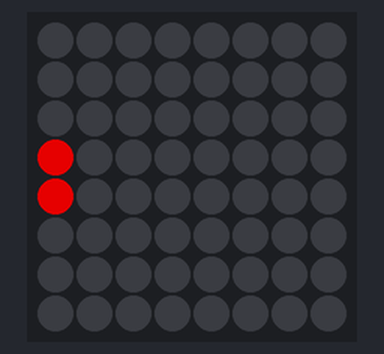
Simulated run of this program. Board: Raspberry Pi (BCM pin numbers) with a Sense HAT. Parts: the Sense HAT's 8×8 RGB LED matrix. Dim RGB values are drawn brighter than linear; what the program prints to the terminal is not drawn.

Above: at 0.07 s.
At 0.47 s:
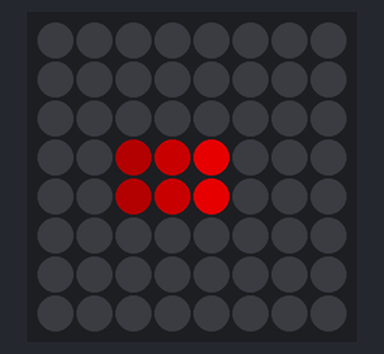
At 0.98 s:
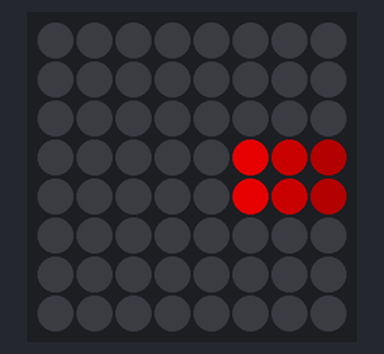
At 1.49 s:
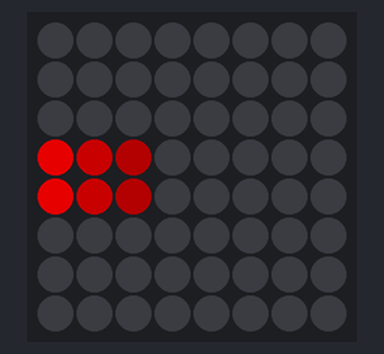
At 1.89 s:
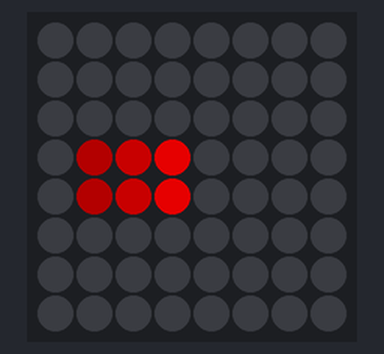

The program:

kitt_scanner2.py
```python
#!/usr/bin/env python3
# ========================================================================
# kitt_scanner2.py
#
# Description: KITT's scanner with trailing LEDs.
#
# Author: Jim Ing
# Date: 2024-08-15
# ========================================================================

import time
from config import sense

sense.clear()

# Define colors
red = (255, 0, 0)
dim_red1 = (128, 0, 0) # Less bright red
dim_red2 = (64, 0, 0)  # Even dimmer red
off = (0, 0, 0)        # Turn off pixel

def kitt_scanner_with_trail():
    while True:
        # Move from left to right
        for x in range(8):
            sense.clear()
            sense.set_pixel(x, 3, red)
            sense.set_pixel(x, 4, red)
            if x > 0:
                sense.set_pixel(x-1, 3, dim_red1)
                sense.set_pixel(x-1, 4, dim_red1)
            if x > 1:
                sense.set_pixel(x-2, 3, dim_red2)
                sense.set_pixel(x-2, 4, dim_red2)
            time.sleep(0.1)

        # Move from right to left
        for x in range(6, -1, -1):
            sense.clear()
            sense.set_pixel(x, 3, red)
            sense.set_pixel(x, 4, red)
            if x < 7:
                sense.set_pixel(x+1, 3, dim_red1)
                sense.set_pixel(x+1, 4, dim_red1)
            if x < 6:
                sense.set_pixel(x+2, 3, dim_red2)
                sense.set_pixel(x+2, 4, dim_red2)
            time.sleep(0.1)

try:
    print ("To quit, press Ctrl+C")
    kitt_scanner_with_trail()

except KeyboardInterrupt:
    sense.clear()
```

config.py
```python
#!/usr/bin/env python3
# ========================================================================
# config.py
#
# Description: Global configuration.
#
# Author: Jim Ing
# Date: 2024-08-29
# ========================================================================

from sense_hat import SenseHat
#from sense_hat import SenseHat, ACTION_PRESSED, ACTION_HELD, ACTION_RELEASED

sense = SenseHat()

sense.rotation = 0
sense.low_light = True
```

Measured:
- by itself, everything shown: repeats every 1.5 s, in 15 steps
